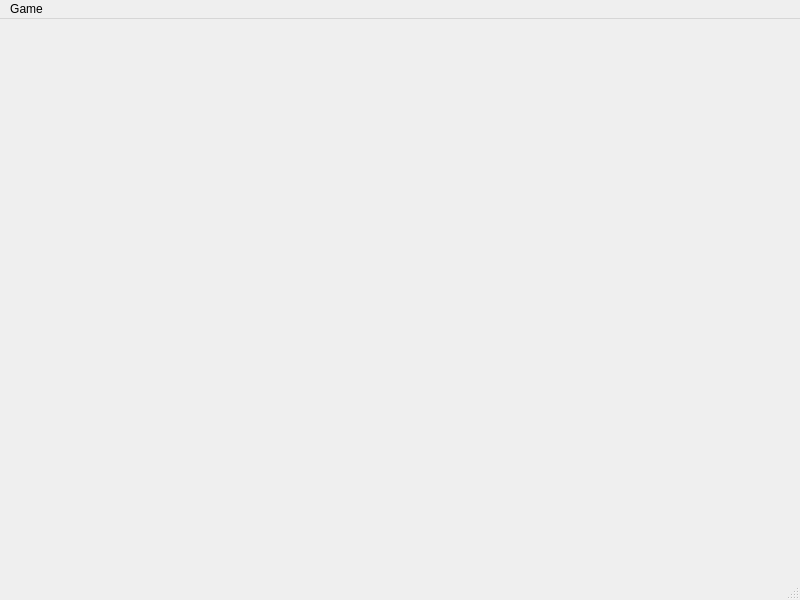
<?xml version="1.0" encoding="UTF-8"?>
<ui version="4.0">
 <class>MainWindow</class>
 <widget class="QMainWindow" name="MainWindow">
  <property name="geometry">
   <rect>
    <x>0</x>
    <y>0</y>
    <width>800</width>
    <height>600</height>
   </rect>
  </property>
  <property name="windowTitle">
   <string>MainWindow</string>
  </property>
  <widget class="QWidget" name="centralwidget"/>
  <widget class="QMenuBar" name="menubar">
   <property name="geometry">
    <rect>
     <x>0</x>
     <y>0</y>
     <width>800</width>
     <height>23</height>
    </rect>
   </property>
   <widget class="QMenu" name="menuGame">
    <property name="title">
     <string>Game</string>
    </property>
    <addaction name="actionRestart"/>
    <addaction name="actionPrimary"/>
    <addaction name="actionMedium"/>
    <addaction name="actionSenior"/>
    <addaction name="actionExit"/>
   </widget>
   <addaction name="menuGame"/>
  </widget>
  <widget class="QStatusBar" name="statusbar"/>
  <action name="actionRestart">
   <property name="text">
    <string>Restart</string>
   </property>
  </action>
  <action name="actionPrimary">
   <property name="text">
    <string>Primary</string>
   </property>
  </action>
  <action name="actionMedium">
   <property name="text">
    <string>Medium</string>
   </property>
  </action>
  <action name="actionSenior">
   <property name="text">
    <string>Senior</string>
   </property>
  </action>
  <action name="actionExit">
   <property name="text">
    <string>Exit</string>
   </property>
  </action>
 </widget>
 <resources/>
 <connections/>
</ui>
